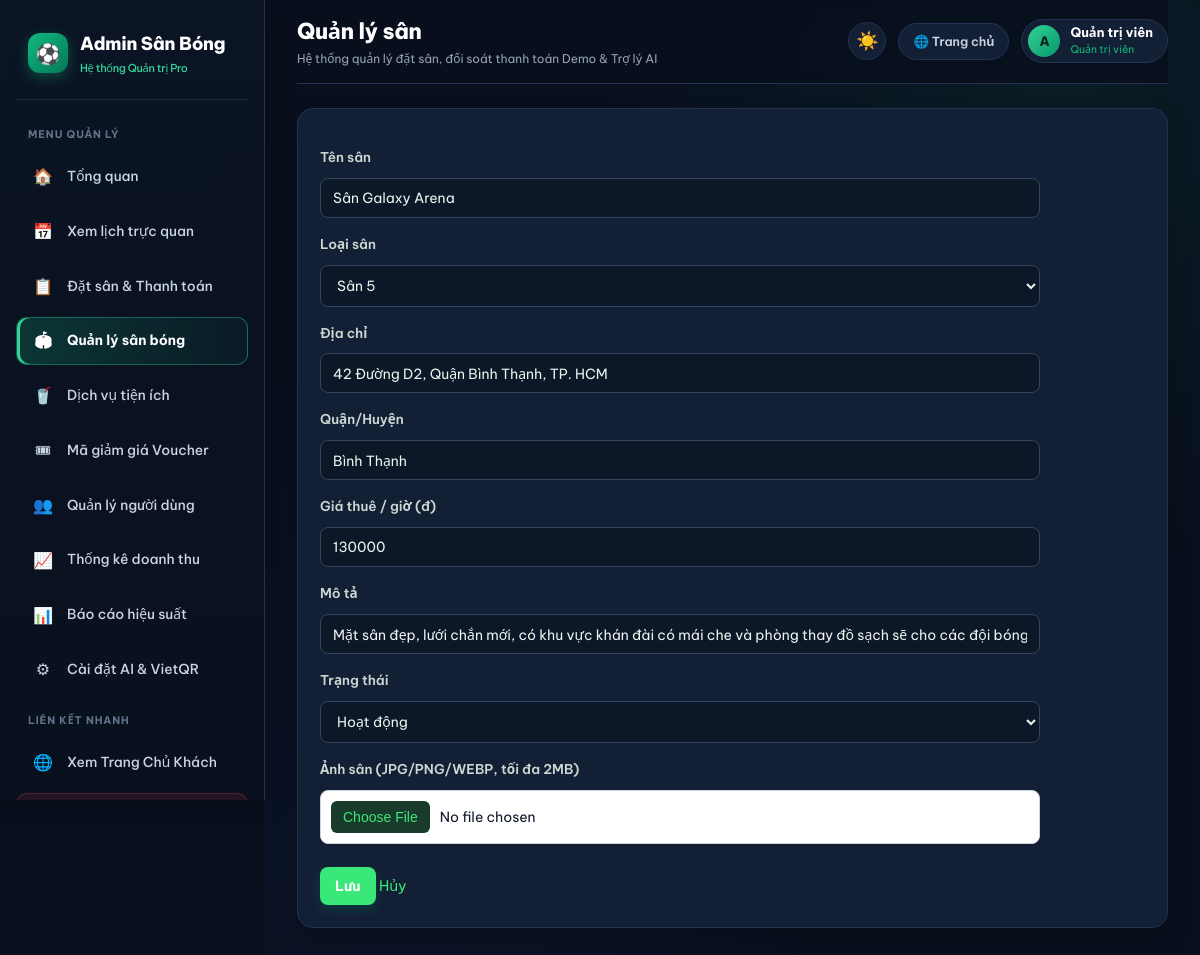
Screenshot of /admin/fields.php?edit=3 (signed in) with the database file from the repository.
### tables this page shows
CREATE TABLE users (
 id INT UNSIGNED AUTO_INCREMENT PRIMARY KEY,
 username VARCHAR(60) NOT NULL UNIQUE,
 password VARCHAR(255) NOT NULL,
 full_name VARCHAR(120) NOT NULL,
 phone VARCHAR(30) NOT NULL DEFAULT '',
 email VARCHAR(160) NOT NULL UNIQUE,
 role ENUM('user','admin') NOT NULL DEFAULT 'user',
 status ENUM('active','locked') NOT NULL DEFAULT 'active',
 created_at TIMESTAMP NOT NULL DEFAULT CURRENT_TIMESTAMP
);

CREATE TABLE fields (
 id INT UNSIGNED AUTO_INCREMENT PRIMARY KEY,
 name VARCHAR(160) NOT NULL,
 type ENUM('5','7','11') NOT NULL DEFAULT '5',
 address VARCHAR(255) NOT NULL,
 district VARCHAR(100) NOT NULL DEFAULT '',
 price_per_hour INT UNSIGNED NOT NULL,
 description TEXT NULL,
 status ENUM('active','maintenance') NOT NULL DEFAULT 'active',
 image VARCHAR(500) NOT NULL DEFAULT '',
 rating DECIMAL(2,1) NOT NULL DEFAULT 4.8,
 review_count INT UNSIGNED NOT NULL DEFAULT 0,
 created_at TIMESTAMP NOT NULL DEFAULT CURRENT_TIMESTAMP,
 INDEX idx_fields_status_type(status,type),
 INDEX idx_fields_district(district)
);

### includes/auth.php (called while the page is built, shortened)
<?php
require_once __DIR__ . '/../config/database.php';
function e($s) {
    return htmlspecialchars((string)$s, ENT_QUOTES, 'UTF-8');
}
function project_base() {
    static $base = null;
    if ($base === null) {
        $folder = basename(dirname(__DIR__));
        $base   = '/' . $folder . '/';
    }
    return $base;
}
function current_user() {
    global $pdo;
    $stmt = $pdo->prepare("SELECT * FROM users WHERE id = ? AND status = 'active'");
    $stmt->execute([$_SESSION['uid']]);
    $user = $stmt->fetch();
    return $user;
}
function require_login() {
    $user = current_user();
    return $user;
}
function require_admin() {
    $user = require_login();
    return $user;
}

### admin/fields.php (the view, shortened to what this page needs)
<?php
require_once '../includes/auth.php';
$adm = require_admin();
$form = null;
if (isset($_GET['edit'])) {
    $s = $pdo->prepare("SELECT * FROM fields WHERE id=?");
    $s->execute([(int)$_GET['edit']]);
    $form = $s->fetch();
}
$rows = $pdo->query("SELECT * FROM fields ORDER BY id DESC")->fetchAll();
$page = 'fields';
$title = 'Quản lý sân';
include '../includes/admin_header.php';
?>
<?php if ($form): ?>
    <div class="box">
        <form class="form" method="post" enctype="multipart/form-data">
            <label>Tên sân</label>
            <input name="name" required value="<?= e($form['name']) ?>">
            <label>Loại sân</label>
            <select name="type">
                <?php foreach (['5' => 'Sân 5', '7' => 'Sân 7', '11' => 'Sân 11'] as $k => $v): ?>
                    <option value="<?= $k ?>" <?= $form['type'] == $k ? 'selected' : '' ?>><?= $v ?></option>
                <?php endforeach; ?>
            </select>
            <label>Địa chỉ</label>
            <input name="address" required value="<?= e($form['address']) ?>">
            <label>Quận/Huyện</label>
            <input name="district" value="<?= e($form['district']) ?>">
            <label>Giá thuê / giờ (đ)</label>
            <input type="number" min="1000" step="1000" name="price" required value="<?= e($form['price_per_hour']) ?>">
            <label>Mô tả</label>
            <input name="description" value="<?= e($form['description']) ?>">
            <label>Trạng thái</label>
            <select name="status">
                <option value="active" <?= $form['status'] === 'active' ? 'selected' : '' ?>>Hoạt động</option>
            </select>
            <label>Ảnh sân (JPG/PNG/WEBP, tối đa 2MB)</label>
            <input type="file" name="image" accept="image/*">
            <br><br>
            <button class="btn">Lưu</button>
            <a href="fields.php">Hủy</a>
        </form>
    </div>
<?php endif; ?>
<?php include '../includes/admin_footer.php'; ?>

### includes/admin_header.php (shortened to what this page needs)
<?php
$base = project_base();
$adm_user = $adm ?? $admin ?? ['username' => 'admin', 'full_name' => 'Quản trị viên'];
$pending_bk_count = 0;
if (isset($pdo)) {
  try {
    $pending_bk_count = (int)$pdo->query("SELECT COUNT(*) FROM bookings WHERE status='pending'")->fetchColumn();
  } catch (Exception $e) {}
}
$pages = [
  'dashboard' => ['🏠', 'Tổng quan', 0],
  'calendar'  => ['📅', 'Xem lịch trực quan', 0],
  'bookings'  => ['📋', 'Đặt sân & Thanh toán', $pending_bk_count],
  'fields'    => ['🏟', 'Quản lý sân bóng', 0],
  'services'  => ['🥤', 'Dịch vụ tiện ích', 0],
  'vouchers'  => ['🎟', 'Mã giảm giá Voucher', 0],
  'users'     => ['👥', 'Quản lý người dùng', 0],
  'revenue'   => ['📈', 'Thống kê doanh thu', 0],
  'reports'   => ['📊', 'Báo cáo hiệu suất', 0],
  'settings'  => ['⚙', 'Cài đặt AI & VietQR', 0]
];
?><!DOCTYPE html>
<html lang="vi">
<head>
  <link rel="stylesheet" href="<?=$base?>assets/css/style.css?v=<?= @filemtime(__DIR__.'/../assets/css/style.css') ?: time() ?>">
  <link rel="stylesheet" href="<?=$base?>assets/css/admin.css?v=<?= @filemtime(__DIR__.'/../assets/css/admin.css') ?: time() ?>">
</head>
<body class="adm">
<aside class="asb" id="asb">
  <div class="abrand">
    <div class="abrand-logo">⚽</div>
    <div>
      Admin Sân Bóng
      <span class="abrand-sub">Hệ thống Quản trị Pro</span>
    </div>
  </div>
  <div class="asb-group">Menu Quản Lý</div>
  <?php foreach($pages as $k => $v): ?>
    <a class="<?=($page??'')===$k?'on':''?>" href="<?=$base?>admin/<?=$k?>.php">
      <span class="nav-ic"><?=$v[0]?></span>
      <span><?=$v[1]?></span>
    </a>
  <?php endforeach; ?>
  <div class="asb-group">Liên Kết Nhanh</div>
  <a href="<?=$base?>index.php">
    <span class="nav-ic">🌐</span>
    <span>Xem Trang Chủ Khách</span>
  </a>
  <a class="out" href="<?=$base?>logout.php" onclick="return confirm('Bạn có chắc chắn muốn đăng xuất khỏi trang Quản trị?')">
  </a>
</aside>
<div class="amain">
  <header class="atop">
    <div class="atop-left">
      <div class="atop-title-wrap">
        <h2><?=e($title ?? 'Bảng điều khiển')?></h2>
        <small>Hệ thống quản lý đặt sân, đối soát thanh toán Demo & Trợ lý AI</small>
      </div>
    </div>
    <div class="atop-right">
      <button type="button" class="atop-icon-btn" id="topThemeBtn" onclick="toggleAdminTheme()" title="Đổi giao diện Sáng / Tối">☀️</button>
      <a class="atop-btn" href="<?=$base?>index.php">🌐 Trang chủ</a>
      <div class="atop-user">
        <div class="atop-avatar"><?=e(mb_strtoupper(mb_substr($adm_user['username'] ?? 'A', 0, 1)))?></div>
        <div>
          <b class="atop-user-name" style="font-size:13px;display:block;line-height:1.2"><?=e($adm_user['full_name'] ?? $adm_user['username'])?></b>
          <small class="atop-user-role" style="font-size:10.5px;color:#10b981;margin:0">Quản trị viên</small>
        </div>
      </div>
    </div>
  </header>

### assets/css/admin.css (style rules this page uses)
body.adm { --adm-bg: #090f1d; --adm-sidebar: #0d1627; --adm-surface: #131f35; --adm-surface-hover: #182742; --adm-border: #233452; --adm-green: #10b981; --adm-neon: #34d399; --adm-text: #f1f5f9; --adm-muted: #94a3b8; margin: 0; padding: 0; display: flex !important; flex-direction: row; min-height: 100vh; width: 100%; background: var(--adm-bg); color: var(--adm-text); font-family: 'Be Vietnam Pro', system-ui, -apple-system, sans-serif; overflow-x: hidden; }
.adm .asb { width: 265px; min-width: 265px; height: 100vh; position: sticky; top: 0; display: flex !important; flex-direction: column; background: linear-gradient(180deg, #0b1424 0%, #09101d 100%); border-right: 1px solid var(--adm-border); padding: 22px 16px; gap: 6px; z-index: 200; overflow-y: auto; box-shadow: 4px 0 24px rgba(0, 0, 0, 0.25); }
.adm .abrand { display: flex; align-items: center; gap: 12px; font-size: 18px; font-weight: 800; color: #fff; padding: 8px 12px 22px; margin-bottom: 8px; border-bottom: 1px solid rgba(255, 255, 255, 0.08); letter-spacing: -0.3px; }
.adm .abrand-logo { width: 40px; height: 40px; border-radius: 12px; background: linear-gradient(135deg, #10b981, #047857); display: grid; place-items: center; font-size: 20px; box-shadow: 0 4px 14px rgba(16, 185, 129, 0.35); }
.adm .abrand-sub { display: block; font-size: 11px; font-weight: 500; color: var(--adm-neon); margin-top: 2px; }
.adm .asb-group { font-size: 10.5px; font-weight: 700; text-transform: uppercase; letter-spacing: 0.9px; color: #64748b; padding: 12px 12px 4px; }
.adm .asb a { display: flex; align-items: center; gap: 12px; padding: 11px 14px; color: #cbd5e1; font-weight: 500; font-size: 13.8px; border: 1px solid transparent; border-radius: 11px; transition: all 0.18s ease; text-decoration: none; }
.adm .asb a .nav-ic { width: 24px; text-align: center; font-size: 16px; }
.adm .asb a.on { color: #fff; font-weight: 700; background: linear-gradient(90deg, rgba(16, 185, 129, 0.22) 0%, rgba(16, 185, 129, 0.05) 100%); border-color: rgba(52, 211, 153, 0.35); box-shadow: inset 3px 0 0 var(--adm-neon); }
.adm .asb .out { margin-top: auto; color: #fca5a5 !important; background: rgba(239, 68, 68, 0.1); border: 1px solid rgba(239, 68, 68, 0.22); }
.adm .amain { flex: 1; min-width: 0; display: flex; flex-direction: column; padding: 0 32px 40px; background: radial-gradient(circle at 85% 10%, rgba(16, 185, 129, 0.08), transparent 40%), radial-gradient(circle at 15% 80%, rgba(37, 99, 235, 0.06), transparent 40%), var(--adm-bg); }
.adm .atop { display: flex !important; align-items: center; justify-content: space-between; gap: 16px; min-height: 74px; margin-bottom: 24px; padding: 14px 0; border-bottom: 1px solid var(--adm-border); position: sticky; top: 0; z-index: 100; background: rgba(9, 15, 29, 0.85); backdrop-filter: blur(12px); }
.adm .atop-left { display: flex; align-items: center; gap: 14px; }
.adm .atop-title-wrap h2 { margin: 0 !important; padding: 0 !important; border: 0 !important; font-size: 22px; font-weight: 800; color: #fff; letter-spacing: -0.3px; }
.adm .atop-title-wrap small { margin: 2px 0 0; font-size: 12px; color: var(--adm-muted); }
.adm .atop-right { display: flex; align-items: center; gap: 12px; }
.adm .atop-btn { display: inline-flex; align-items: center; gap: 6px; padding: 8px 14px; border-radius: 999px; background: var(--adm-surface); border: 1px solid var(--adm-border); color: #cbd5e1 !important; font-size: 12.5px; font-weight: 600; text-decoration: none; transition: all 0.2s; }
.adm .atop-user { display: flex; align-items: center; gap: 10px; background: var(--adm-surface); border: 1px solid var(--adm-border); border-radius: 999px; padding: 5px 14px 5px 6px; }
.adm .atop-avatar { width: 32px; height: 32px; border-radius: 50%; background: linear-gradient(135deg, #34d399, #059669); color: #06281e; font-weight: 800; font-size: 13px; display: grid; place-items: center; }
.adm .box { background: var(--adm-surface) !important; border: 1px solid var(--adm-border) !important; border-radius: 16px !important; padding: 22px !important; box-shadow: 0 10px 28px rgba(0, 0, 0, 0.16) !important; margin-bottom: 20px; }
.adm .atop-user-name { color: #fff; }

### rows the page displays
users: username "A", full_name "Quản trị viên"
fields: name "Sân Galaxy Arena", type "Sân 5", address "42 Đường D2, Quận Bình Thạnh, TP. HCM", district "Bình Thạnh", price "130000", description "Mặt sân đẹp, lưới chắn mới, có khu vực khán đài có mái che và phòng thay đồ sạch sẽ cho các đội bóng.", status "Hoạt động"

### other values shown
$v[0] "🏠"
$v[1] "Tổng quan"
$v[0] "📅"
$v[1] "Xem lịch trực quan"
$v[0] "📋"
$v[1] "Đặt sân & Thanh toán"
$v[0] "🏟"
$v[1] "Quản lý sân bóng"
$v[0] "🥤"
$v[1] "Dịch vụ tiện ích"
$v[0] "🎟"
$v[1] "Mã giảm giá Voucher"
$v[0] "👥"
$v[1] "Quản lý người dùng"
$v[0] "📈"
